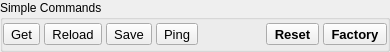
<?xml version="1.0" encoding="UTF-8"?>
<ui version="4.0">
 <class>simpleProtocolCommandsGroupBox</class>
 <widget class="QGroupBox" name="simpleProtocolCommandsGroupBox">
  <property name="geometry">
   <rect>
    <x>0</x>
    <y>0</y>
    <width>390</width>
    <height>52</height>
   </rect>
  </property>
  <property name="windowTitle">
   <string>GroupBox</string>
  </property>
  <property name="title">
   <string>Simple Commands</string>
  </property>
  <layout class="QHBoxLayout" name="horizontalLayout">
   <property name="spacing">
    <number>4</number>
   </property>
   <property name="leftMargin">
    <number>0</number>
   </property>
   <property name="topMargin">
    <number>0</number>
   </property>
   <property name="rightMargin">
    <number>0</number>
   </property>
   <property name="bottomMargin">
    <number>0</number>
   </property>
   <item>
    <widget class="QToolButton" name="btnGet">
     <property name="font">
      <font>
       <pointsize>10</pointsize>
      </font>
     </property>
     <property name="text">
      <string>Get</string>
     </property>
    </widget>
   </item>
   <item>
    <widget class="QToolButton" name="btnReload">
     <property name="font">
      <font>
       <pointsize>10</pointsize>
      </font>
     </property>
     <property name="text">
      <string>Reload</string>
     </property>
    </widget>
   </item>
   <item>
    <widget class="QToolButton" name="btnSave">
     <property name="font">
      <font>
       <pointsize>10</pointsize>
      </font>
     </property>
     <property name="text">
      <string>Save</string>
     </property>
    </widget>
   </item>
   <item>
    <widget class="QToolButton" name="btnPing">
     <property name="font">
      <font>
       <pointsize>10</pointsize>
      </font>
     </property>
     <property name="text">
      <string>Ping</string>
     </property>
    </widget>
   </item>
   <item>
    <spacer name="horizontalSpacer">
     <property name="orientation">
      <enum>Qt::Horizontal</enum>
     </property>
     <property name="sizeHint" stdset="0">
      <size>
       <width>11</width>
       <height>20</height>
      </size>
     </property>
    </spacer>
   </item>
   <item>
    <widget class="QToolButton" name="btnReset">
     <property name="font">
      <font>
       <pointsize>10</pointsize>
       <weight>75</weight>
       <bold>true</bold>
      </font>
     </property>
     <property name="text">
      <string>Reset</string>
     </property>
    </widget>
   </item>
   <item>
    <widget class="QToolButton" name="btnFactory">
     <property name="font">
      <font>
       <pointsize>10</pointsize>
       <weight>75</weight>
       <bold>true</bold>
      </font>
     </property>
     <property name="text">
      <string>Factory</string>
     </property>
    </widget>
   </item>
  </layout>
 </widget>
 <resources/>
 <connections/>
</ui>
